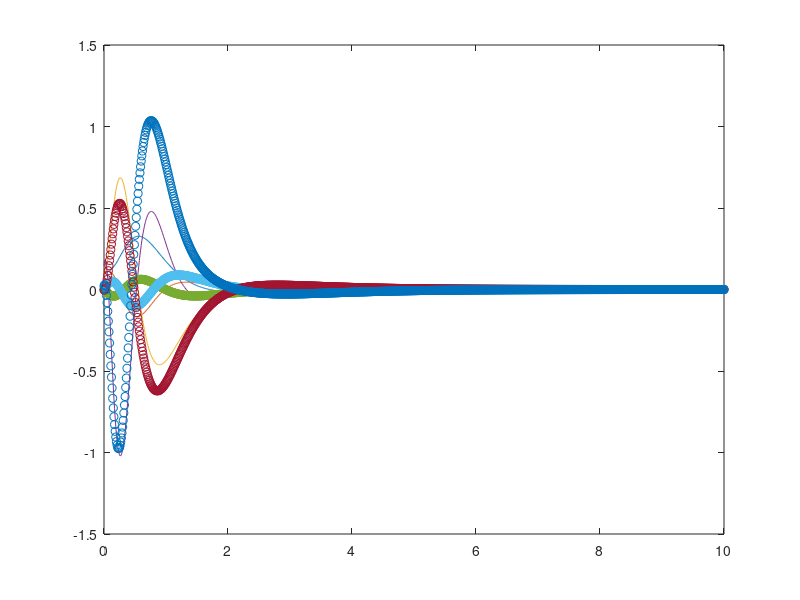

Here is the MATLAB script that generated this plot:
pkg load control
clear();

m = 0.2;
l = 0.3;
M = 0.3;
g = 9.8;
J = 1/12*m*l^2;

a = (M+m)*(m*l^2+J)-m^2*l^2;
A = [0, 0, 1, 0; 0, 0, 0, 1; 0, -m^2*l^2*g/a, 0, 0; 0, (m+M)*m*l*g/a, 0, 0];
B = [0, 0, (m*l^2+J)/a, -m*l/a]';
C = [1, 0, 0, 1];
D = 0;

%可制御・可観測の判定------------------------------------------------------------------
sys = ss(A, B, C, D);
kaseigyo = ctrb(sys);
kakannsoku = obsv(sys);

if rank(kaseigyo) == size(A, 1)
  disp("可制御である");
else
  disp("可制御でない");
endif

if rank(kakannsoku) == size(A, 1)
  disp("可観測である");
else
  disp("可観測でない");
endif
%---------------------------------------------------------------------------------------


%状態観測器のLを求める------------------------------------------------------------------
Aa = A'
Ba = C'
Ca = B'
D = 0

sysT= ss(Aa, Ba, Ca, D);
P = [-1, -2, -3, -4];
L = place(sysT, P)';
%---------------------------------------------------------------------------------------


%最適制御の状態フィードバックゲインFを求める---------------------------------------------
Q = [1000, 0, 0, 0 ; 0, 1, 0, 0 ; 0, 0, 1, 0 ; 0, 0, 0, 1]
R = 1;
F = lqr(A, B, Q, R)
%---------------------------------------------------------------------------------------

x = [0.1; 0.1; 0.1; 0.1];
xh = [0; 0; 0; 0];
xb = [x; xh];
%--------------------------------------------------------------------------
Ab =  [A, -B*F; L*C, A - B*F - L*C];
%--------------------------------------------------------------------------

dt = 0.01;
t = 0: dt: 10;
i = 0;

for n = t
    i = i + 1;
    xb = xb + Ab * xb * dt;  % 状態遷移行列を使って状態ベクトルを更新
    x1(i) = xb(1);
    x2(i) = xb(2);
    x3(i) = xb(3);
    x4(i) = xb(4);
    xh1(i) = xb(5);
    xh2(i) = xb(6);
    xh3(i) = xb(7);
    xh4(i) = xb(8);
endfor

plot(t, x1, t, x2, t, x3, t, x4, t, xh1, 'o', t, xh2, 'o', t, xh3, 'o', t, xh4, 'o');


